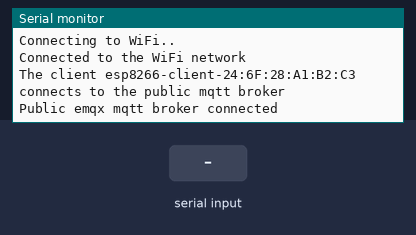
Bench run of a sketch on a simulated ESP8266 (NodeMCU). Parts: the last lines printed to the serial monitor. The inputs (shaded band) are chosen by the test bench. WiFi joins after 1.5 s; servers stay silent unless stated; no MQTT or app messages arrive unless stated.

Above: at 2.7 s.
2.8 s: "1" received over the second serial link
At 5.7 s:
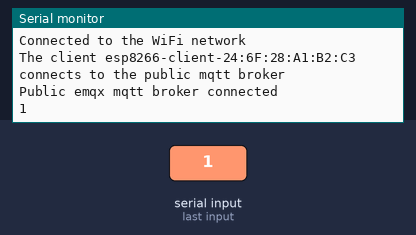
6.0 s: "0" received over the second serial link
At 8.2 s:
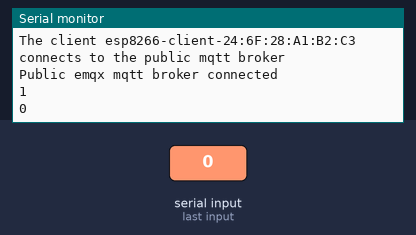
8.7 s: "2" received over the second serial link
At 11.8 s:
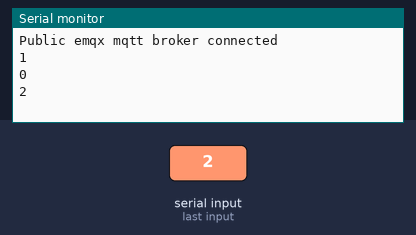

Measured:
- after the input at 2.8 s, the serial monitor: prints a new line after 1.8 s (image 1)
- after the input at 6.0 s, the serial monitor: prints a new line after 1.6 s (image 2)
- after the input at 8.7 s, the serial monitor: prints a new line after 1.9 s (image 3)

The sketch:

NodeMCUDHT222.ino
```cpp
#include <ESP8266WiFi.h>
#include <PubSubClient.h>
#include <SoftwareSerial.h>

// WiFi
const char *ssid = "HAN"; // Enter your WiFi name
const char *password = "Yc2jct2000";  // Enter WiFi password

// MQTT Broker
const char *mqtt_broker = "192.168.0.109";
const char *topic = "sensor";
const int mqtt_port = 1883;
String x = "";

WiFiClient espClient;
PubSubClient client(espClient);
SoftwareSerial fromArduino(D6, D7); //RX, TX

void recon() {
  while (!client.connected()) {
    String client_id = "esp8266-client-";
    client_id += String(WiFi.macAddress());
    Serial.printf("The client %s connects to the public mqtt broker\n", client_id.c_str());
    if (client.connect(client_id.c_str())) {
      Serial.println("Public emqx mqtt broker connected");
    } else {
      Serial.print("failed with state ");
      Serial.print(client.state());
      delay(2000);
    }
  }
}

void setup() {
  Serial.begin(115200);
  fromArduino.begin(9600);

  WiFi.begin(ssid, password);
  while (WiFi.status() != WL_CONNECTED) {
    delay(500);
    Serial.println("Connecting to WiFi..");
  }
  Serial.println("Connected to the WiFi network");
  //connecting to a mqtt broker
  client.setServer(mqtt_broker, mqtt_port);
  client.setCallback(callback);

  recon();
}

void callback(char *topic, byte *payload, unsigned int length) {
  Serial.print("Message arrived in topic: ");
  Serial.println(topic);
  Serial.print("Message:");
  for (int i = 0; i < length; i++) {
    Serial.print((char) payload[i]);
  }
  Serial.println();
  Serial.println("-----------------------");
}

void loop() {

  if (!client.connected()) {
    recon();
  }

  if (fromArduino.available()) {
    x = fromArduino.readString();
    Serial.println(x);
    client.publish("sensor", x.c_str());
  }
  client.loop();
  delay(2000);
}
```
